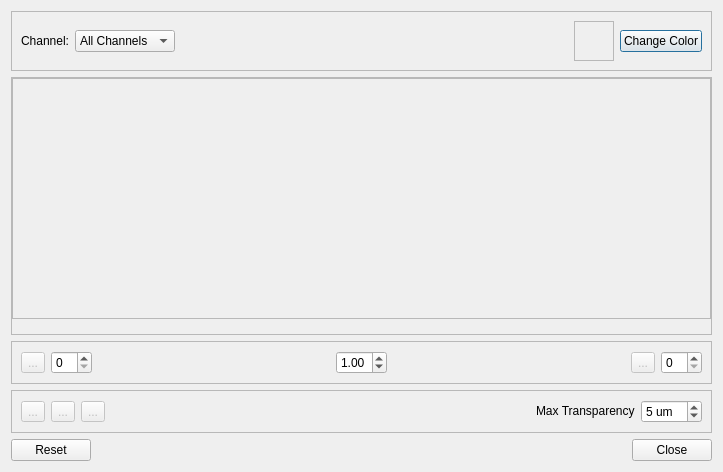
<?xml version="1.0" encoding="UTF-8"?>
<ui version="4.0">
 <class>DynamicRangeTool</class>
 <widget class="QDialog" name="DynamicRangeTool">
  <property name="geometry">
   <rect>
    <x>0</x>
    <y>0</y>
    <width>723</width>
    <height>472</height>
   </rect>
  </property>
  <property name="windowTitle">
   <string>Data color tool</string>
  </property>
  <layout class="QVBoxLayout" name="verticalLayout">
   <item>
    <widget class="QFrame" name="frame">
     <property name="sizePolicy">
      <sizepolicy hsizetype="Preferred" vsizetype="Maximum">
       <horstretch>0</horstretch>
       <verstretch>0</verstretch>
      </sizepolicy>
     </property>
     <property name="frameShape">
      <enum>QFrame::StyledPanel</enum>
     </property>
     <property name="frameShadow">
      <enum>QFrame::Raised</enum>
     </property>
     <layout class="QHBoxLayout" name="horizontalLayout">
      <item>
       <widget class="QLabel" name="label">
        <property name="text">
         <string>Channel:</string>
        </property>
       </widget>
      </item>
      <item>
       <widget class="QComboBox" name="comboBox">
        <item>
         <property name="text">
          <string>All Channels</string>
         </property>
        </item>
        <item>
         <property name="text">
          <string>Channel 1</string>
         </property>
        </item>
       </widget>
      </item>
      <item>
       <spacer name="horizontalSpacer">
        <property name="orientation">
         <enum>Qt::Horizontal</enum>
        </property>
        <property name="sizeHint" stdset="0">
         <size>
          <width>40</width>
          <height>20</height>
         </size>
        </property>
       </spacer>
      </item>
      <item>
       <widget class="QFrame" name="colorFrame">
        <property name="minimumSize">
         <size>
          <width>40</width>
          <height>40</height>
         </size>
        </property>
        <property name="autoFillBackground">
         <bool>true</bool>
        </property>
        <property name="styleSheet">
         <string notr="true"/>
        </property>
        <property name="frameShape">
         <enum>QFrame::StyledPanel</enum>
        </property>
        <property name="frameShadow">
         <enum>QFrame::Plain</enum>
        </property>
        <property name="lineWidth">
         <number>4</number>
        </property>
       </widget>
      </item>
      <item>
       <widget class="QPushButton" name="changeColorButton">
        <property name="text">
         <string>Change Color</string>
        </property>
       </widget>
      </item>
     </layout>
    </widget>
   </item>
   <item>
    <widget class="QFrame" name="histogramFrame">
     <property name="minimumSize">
      <size>
       <width>0</width>
       <height>50</height>
      </size>
     </property>
     <property name="frameShape">
      <enum>QFrame::StyledPanel</enum>
     </property>
     <property name="frameShadow">
      <enum>QFrame::Raised</enum>
     </property>
     <layout class="QVBoxLayout" name="verticalLayout_2">
      <property name="spacing">
       <number>0</number>
      </property>
      <property name="margin">
       <number>0</number>
      </property>
      <item>
       <widget class="QFrame" name="frame_4">
        <property name="frameShape">
         <enum>QFrame::StyledPanel</enum>
        </property>
        <property name="frameShadow">
         <enum>QFrame::Raised</enum>
        </property>
       </widget>
      </item>
      <item>
       <widget class="ColorRangeSliderWidget" name="colorRangeSlider" native="true">
        <property name="maximumSize">
         <size>
          <width>16777215</width>
          <height>15</height>
         </size>
        </property>
        <property name="toolTip">
         <string>drag handles to adjust color range</string>
        </property>
       </widget>
      </item>
     </layout>
    </widget>
   </item>
   <item>
    <widget class="QFrame" name="frame_3">
     <property name="sizePolicy">
      <sizepolicy hsizetype="Preferred" vsizetype="Maximum">
       <horstretch>0</horstretch>
       <verstretch>0</verstretch>
      </sizepolicy>
     </property>
     <property name="frameShape">
      <enum>QFrame::StyledPanel</enum>
     </property>
     <property name="frameShadow">
      <enum>QFrame::Raised</enum>
     </property>
     <layout class="QHBoxLayout" name="horizontalLayout_2">
      <item>
       <widget class="QToolButton" name="toolButton">
        <property name="enabled">
         <bool>false</bool>
        </property>
        <property name="text">
         <string>...</string>
        </property>
       </widget>
      </item>
      <item>
       <widget class="QSpinBox" name="channelMin_spinBox">
        <property name="toolTip">
         <string>HDR minimum data value</string>
        </property>
       </widget>
      </item>
      <item>
       <spacer name="horizontalSpacer_2">
        <property name="orientation">
         <enum>Qt::Horizontal</enum>
        </property>
        <property name="sizeHint" stdset="0">
         <size>
          <width>187</width>
          <height>20</height>
         </size>
        </property>
       </spacer>
      </item>
      <item>
       <widget class="QDoubleSpinBox" name="channelGamma_doubleSpinBox">
        <property name="toolTip">
         <string>gamma brightness</string>
        </property>
        <property name="minimum">
         <double>0.120000000000000</double>
        </property>
        <property name="maximum">
         <double>8.000000000000000</double>
        </property>
        <property name="singleStep">
         <double>0.050000000000000</double>
        </property>
        <property name="value">
         <double>1.000000000000000</double>
        </property>
       </widget>
      </item>
      <item>
       <spacer name="horizontalSpacer_3">
        <property name="orientation">
         <enum>Qt::Horizontal</enum>
        </property>
        <property name="sizeHint" stdset="0">
         <size>
          <width>187</width>
          <height>20</height>
         </size>
        </property>
       </spacer>
      </item>
      <item>
       <widget class="QToolButton" name="toolButton_2">
        <property name="enabled">
         <bool>false</bool>
        </property>
        <property name="text">
         <string>...</string>
        </property>
       </widget>
      </item>
      <item>
       <widget class="QSpinBox" name="channelMax_spinBox">
        <property name="toolTip">
         <string>HDR maximum data value</string>
        </property>
       </widget>
      </item>
     </layout>
    </widget>
   </item>
   <item>
    <widget class="QFrame" name="frame_2">
     <property name="sizePolicy">
      <sizepolicy hsizetype="Preferred" vsizetype="Maximum">
       <horstretch>0</horstretch>
       <verstretch>0</verstretch>
      </sizepolicy>
     </property>
     <property name="frameShape">
      <enum>QFrame::StyledPanel</enum>
     </property>
     <property name="frameShadow">
      <enum>QFrame::Raised</enum>
     </property>
     <layout class="QHBoxLayout" name="horizontalLayout_3">
      <item>
       <widget class="QToolButton" name="toolButton_5">
        <property name="enabled">
         <bool>false</bool>
        </property>
        <property name="text">
         <string>...</string>
        </property>
       </widget>
      </item>
      <item>
       <widget class="QToolButton" name="toolButton_4">
        <property name="enabled">
         <bool>false</bool>
        </property>
        <property name="text">
         <string>...</string>
        </property>
       </widget>
      </item>
      <item>
       <widget class="QToolButton" name="toolButton_3">
        <property name="enabled">
         <bool>false</bool>
        </property>
        <property name="text">
         <string>...</string>
        </property>
       </widget>
      </item>
      <item>
       <spacer name="horizontalSpacer_4">
        <property name="orientation">
         <enum>Qt::Horizontal</enum>
        </property>
        <property name="sizeHint" stdset="0">
         <size>
          <width>360</width>
          <height>20</height>
         </size>
        </property>
       </spacer>
      </item>
      <item>
       <widget class="QLabel" name="label_2">
        <property name="sizePolicy">
         <sizepolicy hsizetype="Preferred" vsizetype="Maximum">
          <horstretch>0</horstretch>
          <verstretch>0</verstretch>
         </sizepolicy>
        </property>
        <property name="text">
         <string>Max Transparency</string>
        </property>
       </widget>
      </item>
      <item>
       <widget class="QSpinBox" name="spinBox_2">
        <property name="toolTip">
         <string>Thickness in micrometers required to obscure half the background</string>
        </property>
        <property name="suffix">
         <string> um</string>
        </property>
        <property name="minimum">
         <number>1</number>
        </property>
        <property name="value">
         <number>5</number>
        </property>
       </widget>
      </item>
     </layout>
    </widget>
   </item>
   <item>
    <widget class="QDialogButtonBox" name="buttonBox">
     <property name="orientation">
      <enum>Qt::Horizontal</enum>
     </property>
     <property name="standardButtons">
      <set>QDialogButtonBox::Close|QDialogButtonBox::Reset</set>
     </property>
    </widget>
   </item>
  </layout>
 </widget>
 <customwidgets>
  <customwidget>
   <class>ColorRangeSliderWidget</class>
   <extends>QWidget</extends>
   <header>../neuron_annotator/gui/ColorRangeSliderWidget.h</header>
   <container>1</container>
  </customwidget>
 </customwidgets>
 <resources/>
 <connections>
  <connection>
   <sender>buttonBox</sender>
   <signal>accepted()</signal>
   <receiver>DynamicRangeTool</receiver>
   <slot>accept()</slot>
   <hints>
    <hint type="sourcelabel">
     <x>248</x>
     <y>254</y>
    </hint>
    <hint type="destinationlabel">
     <x>157</x>
     <y>274</y>
    </hint>
   </hints>
  </connection>
  <connection>
   <sender>buttonBox</sender>
   <signal>rejected()</signal>
   <receiver>DynamicRangeTool</receiver>
   <slot>reject()</slot>
   <hints>
    <hint type="sourcelabel">
     <x>316</x>
     <y>260</y>
    </hint>
    <hint type="destinationlabel">
     <x>286</x>
     <y>274</y>
    </hint>
   </hints>
  </connection>
 </connections>
</ui>
